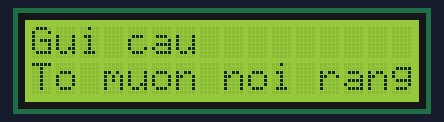
Recording of a sketch running on a simulated Arduino Uno, built with avr-gcc and run on an emulated ATmega328P. Shown: 16×2 character LCD.

Above: at 0.2 s.
At 6.2 s:
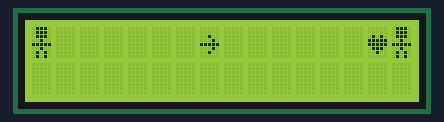
At 9.7 s:
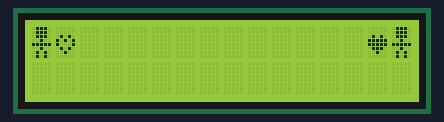
At 10.3 s:
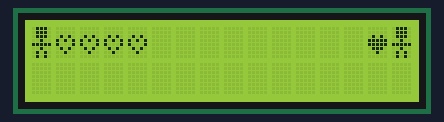
At 11.1 s:
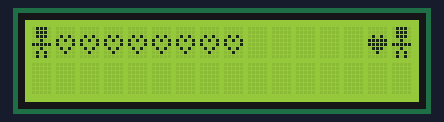
At 12.6 s:
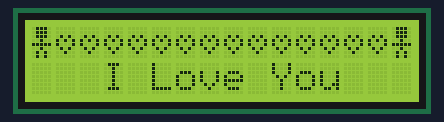

Measured:
- what the display in image 1 shows lasts 0.5 s, from 6.2 s to 6.7 s

The sketch:

code_to_tinh_i2c.ino
```cpp
#include <Wire.h>
#include <LiquidCrystal_I2C.h>

LiquidCrystal_I2C lcd(0x27, 16, 2);  // Địa chỉ I2C của màn hình LCD và kích thước 16x2

byte ten[] = {0x00, 0x00, 0x04, 0x02, 0x1F, 0x02, 0x04, 0x00};
byte nguoi[] = {0x0E, 0x0E, 0x0E, 0x04, 0x1F, 0x04, 0x0A, 0x0A};
byte tim1[] = {0x00, 0x00, 0x0A, 0x1F, 0x1F, 0x0E, 0x04, 0x00};
byte tim2[] = {0x00, 0x00, 0x0A, 0x15, 0x11, 0x0A, 0x04, 0x00};

void setup() {
  Serial.begin(9600);
  lcd.init();  // Khởi tạo màn hình LCD
  lcd.backlight();  // Bật đèn nền cho LCD
  lcd.createChar(0, ten);
  lcd.createChar(1, nguoi);
  lcd.createChar(2, tim1);
  lcd.createChar(3, tim2);

  lcd.clear();
  lcd.setCursor(0, 0);
  lcd.print("Gui cau");
  lcd.setCursor(0, 1);
  lcd.print("To muon noi rang...");
  delay(3000);
  lcd.clear();

  lcd.setCursor(0, 0);
  lcd.write(byte(1));
  lcd.setCursor(15, 0);
  lcd.write(byte(1));
  lcd.setCursor(14, 0);
  lcd.write(byte(2));

  for (int i = 1; i < 14; i++) {
    lcd.setCursor(i, 0);
    lcd.write(byte(0));
    delay(500);
    lcd.setCursor(i, 0);
    lcd.print(' ');
  }

  for (int j = 1; j < 15; j++) {
    lcd.setCursor(j, 0);
    lcd.write(byte(3));
    delay(200);
  }

  lcd.setCursor(3, 1);
  lcd.print("I Love You");
}

void loop() {

}
```
